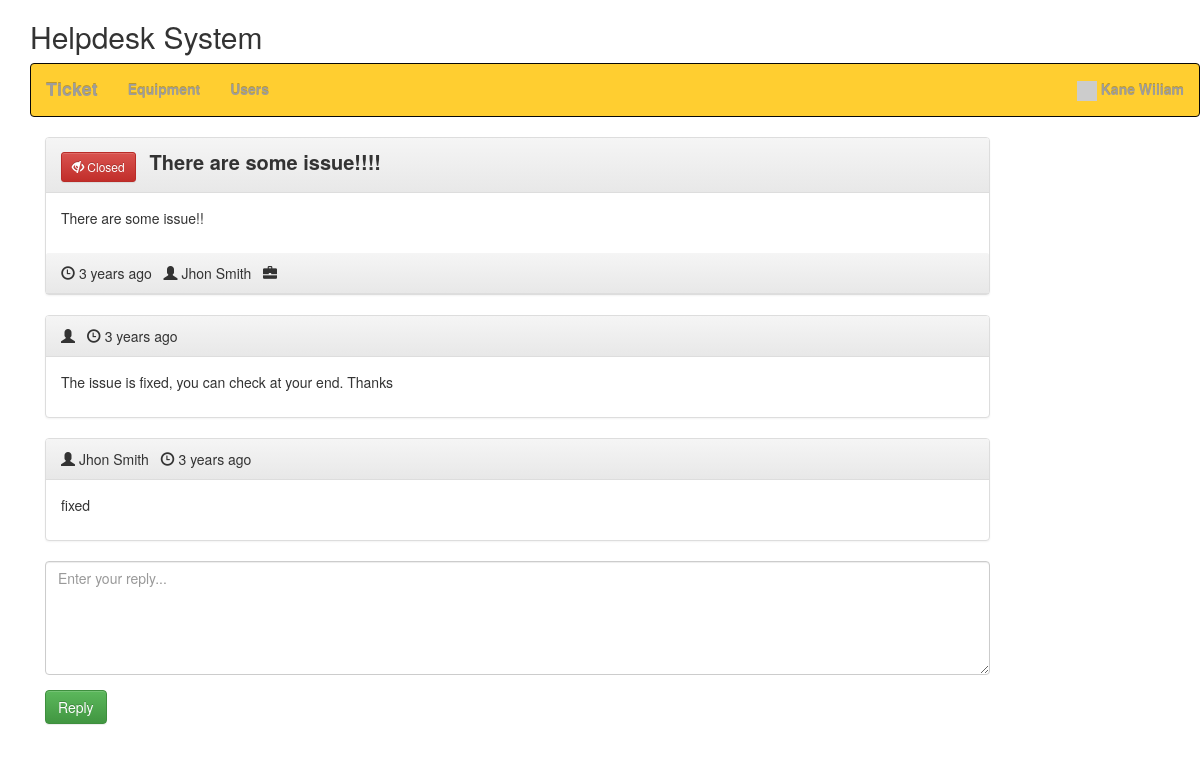
/view_ticket.php?id=61718394c0ad5 (signed in), run on the app's committed database.
### tables this page shows
CREATE TABLE `hd_users` (
  `id` int(11) NOT NULL AUTO_INCREMENT,
  `email` varchar(250) NOT NULL,
  `password` varchar(250) NOT NULL,
  `create_date` datetime NOT NULL DEFAULT CURRENT_TIMESTAMP,
  `name` varchar(250) NOT NULL,
  `user_type` enum('admin','user') NOT NULL,
  `status` int(11) NOT NULL,
  PRIMARY KEY (`id`)
);

CREATE TABLE `hd_tickets` (
  `id` int(11) NOT NULL AUTO_INCREMENT,
  `uniqid` varchar(20) NOT NULL,
  `user` int(11) NOT NULL,
  `title` varchar(250) NOT NULL,
  `init_msg` text NOT NULL,
  `department` int(11) NOT NULL,
  `date` varchar(250) NOT NULL,
  `last_reply` int(11) NOT NULL,
  `user_read` int(11) NOT NULL,
  `admin_read` int(11) NOT NULL,
  `resolved` int(11) NOT NULL,
  PRIMARY KEY (`id`)
);

CREATE TABLE `hd_ticket_replies` (
  `id` int(11) NOT NULL AUTO_INCREMENT,
  `user` int(11) NOT NULL,
  `text` text NOT NULL,
  `ticket_id` text NOT NULL,
  `date` varchar(20) NOT NULL,
  PRIMARY KEY (`id`)
);

### class/Database.php (called while the page is built)
<?php
class Database {
    public function dbConnect() {
        static $DBH = null;
        if (is_null($DBH)) {
			$connection = new mysqli(HOST, USER, PASSWORD, DATABASE);
			if($connection->connect_error){
				die("Error failed to connect to MySQL: " . $connection->connect_error);
			} else {
				$DBH = $connection;
			}
        }
        return $DBH;
    }
}

### init.php (called while the page is built, shortened)
<?php
require 'class/Database.php';
require 'class/Users.php';
require 'class/Time.php';
require 'class/Tickets.php';
$users = new Users;
$time = new Time;
$tickets = new Tickets;
?>

### class/Users.php (called while the page is built, shortened)
<?php
class Users extends Database {
	private $userTable = 'hd_users';
	private $dbConnect = false;
	public function __construct(){
        $this->dbConnect = $this->dbConnect();
    }
	public function getUserInfo() {
		if(!empty($_SESSION["userid"])) {
			$sqlQuery = "SELECT * FROM ".$this->userTable."
				WHERE id ='".$_SESSION["userid"]."'";
			$result = mysqli_query($this->dbConnect, $sqlQuery);
			$userDetails = mysqli_fetch_assoc($result);
			return $userDetails;
		}
	}
}

### class/Tickets.php (called while the page is built, shortened)
<?php
class Tickets extends Database {
    private $ticketTable = 'hd_tickets';
	private $ticketRepliesTable = 'hd_ticket_replies';
	private $dbConnect = false;
	public function __construct(){
        $this->dbConnect = $this->dbConnect();
    }
    public function ticketInfo($id) {
		$sqlQuery = "SELECT t.id, t.uniqid, t.title, t.user, t.init_msg as message, t.date, t.last_reply, t.resolved, u.name as creater, d.name as department
			FROM ".$this->ticketTable." t
			LEFT JOIN hd_users u ON t.user = u.id
			LEFT JOIN hd_departments d ON t.department = d.id
			WHERE t.uniqid = '".$id."'";
		$result = mysqli_query($this->dbConnect, $sqlQuery);
        $tickets = mysqli_fetch_assoc($result);
        return $tickets;
    }
	public function getTicketReplies($id) {
		$sqlQuery = "SELECT r.id, r.text as message, r.date, u.name as creater, d.name as department, u.user_type
			FROM ".$this->ticketRepliesTable." r
			LEFT JOIN ".$this->ticketTable." t ON r.ticket_id = t.id
			LEFT JOIN hd_users u ON r.user = u.id
			LEFT JOIN hd_departments d ON t.department = d.id
			WHERE r.ticket_id = '".$id."'";
		$result = mysqli_query($this->dbConnect, $sqlQuery);
       	$data= array();
		while ($row = mysqli_fetch_array($result, MYSQLI_ASSOC)) {
			$data[]=$row;
		}
        return $data;
    }
	public function updateTicketReadStatus($ticketId) {
		$updateField = '';
		if(isset($_SESSION["admin"])) {
			$updateField = "admin_read = '1'";
		} else {
			$updateField = "user_read = '1'";
		}
		$updateTicket = "UPDATE ".$this->ticketTable."
			SET $updateField
			WHERE id = '".$ticketId."'";
		mysqli_query($this->dbConnect, $updateTicket);
	}
}

### class/Time.php (called while the page is built, shortened)
<?php
class Time extends Database {
    public function ago($time) {
        $periods = array("second", "minute", "hour", "day", "week", "month", "year", "decade");
        $lengths = array("60","60","24","7","4.35","12","10");
        $now = time();
        $difference = $now - $time;
        for($j = 0; $difference >= $lengths[$j] && $j < count($lengths)-1; $j++) {
            $difference /= $lengths[$j];
        }
        $difference = round($difference);
        if($difference != 1) {
            $periods[$j].= "s";
        }
        return $difference . " " . $periods[$j] . " ago";
    }
}

### view_ticket.php (the view, shortened to what this page needs)
<?php
include 'init.php';
include('inc/header.php');
$ticketDetails = $tickets->ticketInfo($_GET['id']);
$ticketReplies = $tickets->getTicketReplies($ticketDetails['id']);
$user = $users->getUserInfo();
?>
<link rel="stylesheet" href="css/style.css" />
<?php include('inc/container.php');?>
<div class="container">
	<div class="row home-sections">
	<h2>Helpdesk System</h2>
	<?php include('menus.php'); ?>
	</div>
	<section class="comment-list">
		<article class="row">
			<div class="col-md-10 col-sm-10">
				<div class="panel panel-default arrow left">
					<div class="panel-heading right">
					<?php if($ticketDetails['resolved']) { ?>
					<button type="button" class="btn btn-danger btn-sm">
					  <span class="glyphicon glyphicon-eye-close"></span> Closed
					</button>
					<?php } else { ?>
					<button type="button" class="btn btn-success btn-sm">
					  <span class="glyphicon glyphicon-eye-open"></span> Open
					</button>
					<?php } ?>
					<span class="ticket-title"><?php echo $ticketDetails['title']; ?></span>
					</div>
					<div class="panel-body">
						<div class="comment-post">
						<p>
						<?php echo $ticketDetails['message']; ?>
						</p>
						</div>
					</div>
					<div class="panel-heading right">
						<span class="glyphicon glyphicon-time"></span> <time class="comment-date" datetime="16-12-2014 01:05"><i class="fa fa-clock-o"></i> <?php echo $time->ago($ticketDetails['date']); ?></time>
						&nbsp;&nbsp;<span class="glyphicon glyphicon-user"></span> <?php echo $ticketDetails['creater']; ?>
						&nbsp;&nbsp;<span class="glyphicon glyphicon-briefcase"></span> <?php echo $ticketDetails['department']; ?>
					</div>
				</div>
			</div>
		</article>
		<?php foreach ($ticketReplies as $replies) { ?>
			<article class="row">
				<div class="col-md-10 col-sm-10">
					<div class="panel panel-default arrow right">
						<div class="panel-heading">
							<?php if($replies['user_type'] == 'admin') { ?>
								<span class="glyphicon glyphicon-user"></span> <?php echo $ticketDetails['department']; ?>
							<?php } else { ?>
								<span class="glyphicon glyphicon-user"></span> <?php echo $replies['creater']; ?>
							<?php } ?>
							&nbsp;&nbsp;<span class="glyphicon glyphicon-time"></span> <time class="comment-date" datetime="16-12-2014 01:05"><i class="fa fa-clock-o"></i> <?php echo $time->ago($replies['date']); ?></time>
						</div>
						<div class="panel-body">
							<div class="comment-post">
							<p>
							<?php echo $replies['message']; ?>
							</p>
							</div>
						</div>
					</div>
				</div>
			</article>
		<?php } ?>
		<form method="post" id="ticketReply">
			<article class="row">
				<div class="col-md-10 col-sm-10">
					<div class="form-group">
						<textarea class="form-control" rows="5" id="message" name="message" placeholder="Enter your reply..." required></textarea>
					</div>
			</div>
			</article>
			<article class="row">
				<div class="col-md-10 col-sm-10">
					<div class="form-group">
						<input type="submit" name="reply" id="reply" class="btn btn-success" value="Reply" />
					</div>
				</div>
			</article>
		</form>
	</section>
</div>
<?php include('inc/footer.php');?>

### inc/header.php (shortened to what this page needs)
<!DOCTYPE html>
<html>
<head>
<link rel="stylesheet" href="https://maxcdn.bootstrapcdn.com/bootstrap/3.3.5/css/bootstrap.min.css">
<link rel="stylesheet" href="https://maxcdn.bootstrapcdn.com/bootstrap/3.3.5/css/bootstrap-theme.min.css">

### inc/container.php
</head>
<body class="">
<div class="container" style="min-height:500px;">

### menus.php (shortened to what this page needs)
<nav class="navbar navbar-inverse" style="background:#ffce30;color:#f6f8f9;font-weight:bold;">
	<div class="container-fluid">
		<ul class="nav navbar-nav menus">
			<li id="ticket"><a href="ticket.php" class="navbar-brand">Ticket</a></li>
			<?php if(isset($_SESSION["admin"])) { ?>
				<li id="department"><a href="department.php" >Equipment</a></li>
				<li id="user"><a href="user.php" >Users</a></li>
			<?php } ?>
		</ul>
		<ul class="nav navbar-nav navbar-right">
			<li class="dropdown">
				<a href="#" class="dropdown-toggle" data-toggle="dropdown"><span class="label label-pill label-danger count"></span>
				<img src="//gravatar.com/avatar/<?php echo md5($user['email']); ?>?s=100" width="20px">&nbsp;<?php if(isset($_SESSION["userid"])) { echo $user['name']; } ?></a>
			</li>
		</ul>
	</div>
</nav>

### inc/footer.php (shortened to what this page needs)
</div>
</body></html>

### css/style.css (style rules this page uses)
.ticket-title { font-weight:bold; font-size:20px; margin-left:10px; }

### data on the page
hd_users: name "Kane Wiliam"
hd_tickets: title "There are some issue!!!!", init_msg "There are some issue!!", date "3 years ago", hd_users.name "Jhon Smith"
hd_ticket_replies: date "3 years ago", text "The issue is fixed, you can check at your end. Thanks"
hd_ticket_replies: hd_users.name "Jhon Smith", date "3 years ago", text "fixed"
